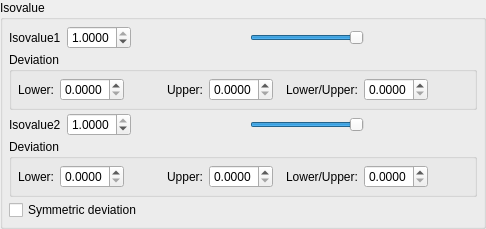
    <widget class="QGroupBox" name="isovalue_group_box">
     <property name="title">
      <string>Isovalue</string>
     </property>
     <layout class="QVBoxLayout" name="verticalLayout">
      <property name="spacing">
       <number>3</number>
      </property>
      <property name="margin">
       <number>6</number>
      </property>
      <item>
       <widget class="QWidget" name="isovalue1_widget" native="true">
        <property name="sizePolicy">
         <sizepolicy hsizetype="Preferred" vsizetype="Fixed">
          <horstretch>0</horstretch>
          <verstretch>0</verstretch>
         </sizepolicy>
        </property>
        <layout class="QHBoxLayout" name="horizontalLayout_10">
         <property name="margin">
          <number>0</number>
         </property>
         <item>
          <widget class="QLabel" name="isovalue1_label">
           <property name="text">
            <string>Isovalue1</string>
           </property>
          </widget>
         </item>
         <item>
          <widget class="QDoubleSpinBox" name="isovalue1_spinbox">
           <property name="keyboardTracking">
            <bool>false</bool>
           </property>
           <property name="decimals">
            <number>4</number>
           </property>
           <property name="maximum">
            <double>1.000000000000000</double>
           </property>
           <property name="singleStep">
            <double>0.020000000000000</double>
           </property>
           <property name="value">
            <double>1.000000000000000</double>
           </property>
          </widget>
         </item>
         <item>
          <spacer name="isovalue1_spacer">
           <property name="orientation">
            <enum>Qt::Horizontal</enum>
           </property>
           <property name="sizeType">
            <enum>QSizePolicy::Expanding</enum>
           </property>
           <property name="sizeHint" stdset="0">
            <size>
             <width>94</width>
             <height>20</height>
            </size>
           </property>
          </spacer>
         </item>
         <item>
          <widget class="QSlider" name="isovalue1_slider">
           <property name="sizePolicy">
            <sizepolicy hsizetype="MinimumExpanding" vsizetype="Fixed">
             <horstretch>0</horstretch>
             <verstretch>0</verstretch>
            </sizepolicy>
           </property>
           <property name="value">
            <number>99</number>
           </property>
           <property name="sliderPosition">
            <number>99</number>
           </property>
           <property name="orientation">
            <enum>Qt::Horizontal</enum>
           </property>
          </widget>
         </item>
         <item>
          <spacer name="isovalue1_spacer_2">
           <property name="orientation">
            <enum>Qt::Horizontal</enum>
           </property>
           <property name="sizeHint" stdset="0">
            <size>
             <width>10</width>
             <height>20</height>
            </size>
           </property>
          </spacer>
         </item>
        </layout>
       </widget>
      </item>
      <item>
       <widget class="QGroupBox" name="isovalue1_deviation_group_box">
        <property name="enabled">
         <bool>true</bool>
        </property>
        <property name="title">
         <string>Deviation</string>
        </property>
        <layout class="QHBoxLayout" name="horizontalLayout_13">
         <property name="spacing">
          <number>3</number>
         </property>
         <property name="margin">
          <number>6</number>
         </property>
         <item>
          <widget class="QWidget" name="isovalue1_lower_deviation_widget" native="true">
           <property name="enabled">
            <bool>true</bool>
           </property>
           <layout class="QHBoxLayout" name="isovalue1_lower_deviation_layout">
            <property name="margin">
             <number>0</number>
            </property>
            <item>
             <widget class="QLabel" name="isovalue1_lower_deviation_label">
              <property name="text">
               <string>Lower:</string>
              </property>
             </widget>
            </item>
            <item>
             <widget class="QDoubleSpinBox" name="isovalue1_lower_deviation_spin_box">
              <property name="keyboardTracking">
               <bool>false</bool>
              </property>
              <property name="decimals">
               <number>4</number>
              </property>
              <property name="maximum">
               <double>1.000000000000000</double>
              </property>
              <property name="singleStep">
               <double>0.020000000000000</double>
              </property>
             </widget>
            </item>
            <item>
             <spacer name="isovalue1_lower_deviation_spacer">
              <property name="orientation">
               <enum>Qt::Horizontal</enum>
              </property>
              <property name="sizeHint" stdset="0">
               <size>
                <width>40</width>
                <height>20</height>
               </size>
              </property>
             </spacer>
            </item>
           </layout>
          </widget>
         </item>
         <item>
          <widget class="QWidget" name="isovalue1_upper_deviation_widget" native="true">
           <layout class="QHBoxLayout" name="isovalue1_upper_deviation_layout">
            <property name="margin">
             <number>0</number>
            </property>
            <item>
             <widget class="QLabel" name="isovalue1_upper_deviation_label">
              <property name="text">
               <string>Upper:</string>
              </property>
             </widget>
            </item>
            <item>
             <widget class="QDoubleSpinBox" name="isovalue1_upper_deviation_spin_box">
              <property name="keyboardTracking">
               <bool>false</bool>
              </property>
              <property name="decimals">
               <number>4</number>
              </property>
              <property name="maximum">
               <double>1.000000000000000</double>
              </property>
              <property name="singleStep">
               <double>0.020000000000000</double>
              </property>
             </widget>
            </item>
            <item>
             <spacer name="isovalue1_upper_deviation_spacer">
              <property name="orientation">
               <enum>Qt::Horizontal</enum>
              </property>
              <property name="sizeHint" stdset="0">
               <size>
                <width>10</width>
                <height>20</height>
               </size>
              </property>
             </spacer>
            </item>
           </layout>
          </widget>
         </item>
         <item>
          <widget class="QWidget" name="isovalue1_symmetric_deviation_widget" native="true">
           <layout class="QHBoxLayout" name="isovalue1_symmetric_deviation_layout">
            <property name="spacing">
             <number>6</number>
            </property>
            <property name="margin">
             <number>0</number>
            </property>
            <item>
             <widget class="QLabel" name="isovalue1_symmetric_deviation_label">
              <property name="text">
               <string>Lower/Upper:</string>
              </property>
             </widget>
            </item>
            <item>
             <widget class="QDoubleSpinBox" name="isovalue1_symmetric_deviation_spin_box">
              <property name="keyboardTracking">
               <bool>false</bool>
              </property>
              <property name="decimals">
               <number>4</number>
              </property>
              <property name="maximum">
               <double>1.000000000000000</double>
              </property>
              <property name="singleStep">
               <double>0.020000000000000</double>
              </property>
             </widget>
            </item>
            <item>
             <spacer name="isovalue1_symmetric_deviation_spacer">
              <property name="orientation">
               <enum>Qt::Horizontal</enum>
              </property>
              <property name="sizeHint" stdset="0">
               <size>
                <width>40</width>
                <height>20</height>
               </size>
              </property>
             </spacer>
            </item>
           </layout>
          </widget>
         </item>
        </layout>
       </widget>
      </item>
      <item>
       <widget class="QWidget" name="isovalue2_widget" native="true">
        <property name="enabled">
         <bool>true</bool>
        </property>
        <property name="sizePolicy">
         <sizepolicy hsizetype="Preferred" vsizetype="Fixed">
          <horstretch>0</horstretch>
          <verstretch>0</verstretch>
         </sizepolicy>
        </property>
        <layout class="QHBoxLayout" name="horizontalLayout_12">
         <property name="margin">
          <number>0</number>
         </property>
         <item>
          <widget class="QLabel" name="isovalue2_label">
           <property name="text">
            <string>Isovalue2</string>
           </property>
          </widget>
         </item>
         <item>
          <widget class="QDoubleSpinBox" name="isovalue2_spinbox">
           <property name="keyboardTracking">
            <bool>false</bool>
           </property>
           <property name="decimals">
            <number>4</number>
           </property>
           <property name="maximum">
            <double>1.000000000000000</double>
           </property>
           <property name="singleStep">
            <double>0.020000000000000</double>
           </property>
           <property name="value">
            <double>1.000000000000000</double>
           </property>
          </widget>
         </item>
         <item>
          <spacer name="isovalue2_spacer">
           <property name="orientation">
            <enum>Qt::Horizontal</enum>
           </property>
           <property name="sizeType">
            <enum>QSizePolicy::Expanding</enum>
           </property>
           <property name="sizeHint" stdset="0">
            <size>
             <width>94</width>
             <height>20</height>
            </size>
           </property>
          </spacer>
         </item>
         <item>
          <widget class="QSlider" name="isovalue2_slider">
           <property name="sizePolicy">
            <sizepolicy hsizetype="MinimumExpanding" vsizetype="Fixed">
             <horstretch>0</horstretch>
             <verstretch>0</verstretch>
            </sizepolicy>
           </property>
           <property name="value">
            <number>99</number>
           </property>
           <property name="sliderPosition">
            <number>99</number>
           </property>
           <property name="orientation">
            <enum>Qt::Horizontal</enum>
           </property>
          </widget>
         </item>
         <item>
          <spacer name="isovalue2_spacer_2">
           <property name="orientation">
            <enum>Qt::Horizontal</enum>
           </property>
           <property name="sizeHint" stdset="0">
            <size>
             <width>10</width>
             <height>20</height>
            </size>
           </property>
          </spacer>
         </item>
        </layout>
       </widget>
      </item>
      <item>
       <widget class="QGroupBox" name="isovalue2_deviation_group_box">
        <property name="enabled">
         <bool>true</bool>
        </property>
        <property name="title">
         <string>Deviation</string>
        </property>
        <layout class="QHBoxLayout" name="horizontalLayout_14">
         <property name="spacing">
          <number>3</number>
         </property>
         <property name="margin">
          <number>6</number>
         </property>
         <item>
          <widget class="QWidget" name="isovalue2_lower_deviation_widget" native="true">
           <layout class="QHBoxLayout" name="isovalue2_lower_deviation_layout">
            <property name="margin">
             <number>0</number>
            </property>
            <item>
             <widget class="QLabel" name="isovalue2_lower_deviation_label">
              <property name="text">
               <string>Lower:</string>
              </property>
             </widget>
            </item>
            <item>
             <widget class="QDoubleSpinBox" name="isovalue2_lower_deviation_spin_box">
              <property name="keyboardTracking">
               <bool>false</bool>
              </property>
              <property name="decimals">
               <number>4</number>
              </property>
              <property name="maximum">
               <double>1.000000000000000</double>
              </property>
              <property name="singleStep">
               <double>0.020000000000000</double>
              </property>
             </widget>
            </item>
            <item>
             <spacer name="isovalue2_lower_deviation_spacer">
              <property name="orientation">
               <enum>Qt::Horizontal</enum>
              </property>
              <property name="sizeHint" stdset="0">
               <size>
                <width>40</width>
                <height>20</height>
               </size>
              </property>
             </spacer>
            </item>
           </layout>
          </widget>
         </item>
         <item>
          <widget class="QWidget" name="isovalue2_upper_deviation_widget" native="true">
           <layout class="QHBoxLayout" name="isovalue2_upper_deviation_layout">
            <property name="margin">
             <number>0</number>
            </property>
            <item>
             <widget class="QLabel" name="isovalue2_upper_deviation_label">
              <property name="text">
               <string>Upper:</string>
              </property>
             </widget>
            </item>
            <item>
             <widget class="QDoubleSpinBox" name="isovalue2_upper_deviation_spin_box">
              <property name="keyboardTracking">
               <bool>false</bool>
              </property>
              <property name="decimals">
               <number>4</number>
              </property>
              <property name="maximum">
               <double>1.000000000000000</double>
              </property>
              <property name="singleStep">
               <double>0.020000000000000</double>
              </property>
             </widget>
            </item>
            <item>
             <spacer name="isovalue2_upper_deviation_spacer">
              <property name="orientation">
               <enum>Qt::Horizontal</enum>
              </property>
              <property name="sizeHint" stdset="0">
               <size>
                <width>10</width>
                <height>20</height>
               </size>
              </property>
             </spacer>
            </item>
           </layout>
          </widget>
         </item>
         <item>
          <widget class="QWidget" name="isovalue2_symmetric_deviation_widget" native="true">
           <layout class="QHBoxLayout" name="isovalue1_symmetric_deviation_layout_2">
            <property name="spacing">
             <number>6</number>
            </property>
            <property name="margin">
             <number>0</number>
            </property>
            <item>
             <widget class="QLabel" name="isovalue2_symmetric_deviation_label">
              <property name="text">
               <string>Lower/Upper:</string>
              </property>
             </widget>
            </item>
            <item>
             <widget class="QDoubleSpinBox" name="isovalue2_symmetric_deviation_spin_box">
              <property name="keyboardTracking">
               <bool>false</bool>
              </property>
              <property name="decimals">
               <number>4</number>
              </property>
              <property name="maximum">
               <double>1.000000000000000</double>
              </property>
              <property name="singleStep">
               <double>0.020000000000000</double>
              </property>
             </widget>
            </item>
            <item>
             <spacer name="isovalue2_symmetric_deviation_spacer">
              <property name="orientation">
               <enum>Qt::Horizontal</enum>
              </property>
              <property name="sizeHint" stdset="0">
               <size>
                <width>40</width>
                <height>20</height>
               </size>
              </property>
             </spacer>
            </item>
           </layout>
          </widget>
         </item>
        </layout>
       </widget>
      </item>
      <item>
       <widget class="QCheckBox" name="symmetric_deviation_button">
        <property name="enabled">
         <bool>true</bool>
        </property>
        <property name="text">
         <string>Symmetric deviation</string>
        </property>
        <property name="checked">
         <bool>false</bool>
        </property>
       </widget>
      </item>
     </layout>
    </widget>
